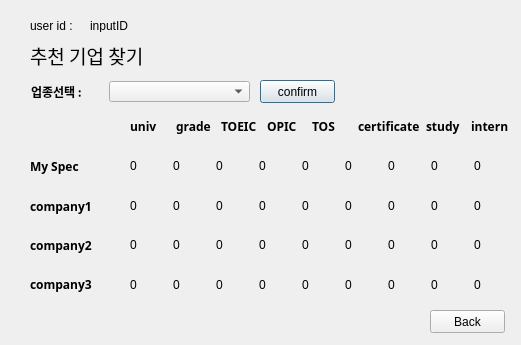
<?xml version="1.0" encoding="UTF-8"?>
<ui version="4.0">
 <class>Recommendation</class>
 <widget class="QDialog" name="Recommendation">
  <property name="geometry">
   <rect>
    <x>0</x>
    <y>0</y>
    <width>521</width>
    <height>345</height>
   </rect>
  </property>
  <property name="windowTitle">
   <string>Dialog</string>
  </property>
  <widget class="QLabel" name="label_inputID">
   <property name="geometry">
    <rect>
     <x>90</x>
     <y>20</y>
     <width>56</width>
     <height>12</height>
    </rect>
   </property>
   <property name="text">
    <string>inputID</string>
   </property>
  </widget>
  <widget class="QLabel" name="label_userid">
   <property name="geometry">
    <rect>
     <x>30</x>
     <y>20</y>
     <width>56</width>
     <height>12</height>
    </rect>
   </property>
   <property name="text">
    <string>user id :</string>
   </property>
  </widget>
  <widget class="QLabel" name="label">
   <property name="geometry">
    <rect>
     <x>30</x>
     <y>35</y>
     <width>201</width>
     <height>41</height>
    </rect>
   </property>
   <property name="font">
    <font>
     <family>휴먼둥근헤드라인</family>
     <pointsize>14</pointsize>
    </font>
   </property>
   <property name="text">
    <string>추천 기업 찾기</string>
   </property>
  </widget>
  <widget class="QLabel" name="label_2">
   <property name="geometry">
    <rect>
     <x>31</x>
     <y>81</y>
     <width>56</width>
     <height>21</height>
    </rect>
   </property>
   <property name="font">
    <font>
     <family>Aharoni</family>
     <weight>75</weight>
     <bold>true</bold>
    </font>
   </property>
   <property name="text">
    <string>업종선택 :</string>
   </property>
  </widget>
  <widget class="QComboBox" name="comboBox_jobselection">
   <property name="geometry">
    <rect>
     <x>109</x>
     <y>81</y>
     <width>141</width>
     <height>21</height>
    </rect>
   </property>
  </widget>
  <widget class="QPushButton" name="pushButton_confirm">
   <property name="geometry">
    <rect>
     <x>260</x>
     <y>80</y>
     <width>75</width>
     <height>23</height>
    </rect>
   </property>
   <property name="text">
    <string>confirm</string>
   </property>
  </widget>
  <widget class="QPushButton" name="pushButton_back">
   <property name="geometry">
    <rect>
     <x>430</x>
     <y>310</y>
     <width>75</width>
     <height>23</height>
    </rect>
   </property>
   <property name="text">
    <string>Back</string>
   </property>
  </widget>
  <widget class="QWidget" name="layoutWidget">
   <property name="geometry">
    <rect>
     <x>30</x>
     <y>150</y>
     <width>91</width>
     <height>151</height>
    </rect>
   </property>
   <layout class="QVBoxLayout" name="verticalLayout">
    <item>
     <widget class="QLabel" name="label_3">
      <property name="font">
       <font>
        <family>Aharoni</family>
        <weight>75</weight>
        <bold>true</bold>
       </font>
      </property>
      <property name="text">
       <string>My Spec</string>
      </property>
     </widget>
    </item>
    <item>
     <widget class="QLabel" name="label_company1">
      <property name="font">
       <font>
        <family>Aharoni</family>
        <weight>75</weight>
        <bold>true</bold>
       </font>
      </property>
      <property name="text">
       <string>company1</string>
      </property>
     </widget>
    </item>
    <item>
     <widget class="QLabel" name="label_company2">
      <property name="font">
       <font>
        <family>Aharoni</family>
        <weight>75</weight>
        <bold>true</bold>
       </font>
      </property>
      <property name="text">
       <string>company2</string>
      </property>
     </widget>
    </item>
    <item>
     <widget class="QLabel" name="label_company3">
      <property name="font">
       <font>
        <family>Aharoni</family>
        <weight>75</weight>
        <bold>true</bold>
       </font>
      </property>
      <property name="text">
       <string>company3</string>
      </property>
     </widget>
    </item>
   </layout>
  </widget>
  <widget class="QWidget" name="layoutWidget">
   <property name="geometry">
    <rect>
     <x>130</x>
     <y>110</y>
     <width>381</width>
     <height>191</height>
    </rect>
   </property>
   <layout class="QVBoxLayout" name="verticalLayout_2">
    <item>
     <layout class="QHBoxLayout" name="horizontalLayout_3">
      <item>
       <widget class="QLabel" name="label_7">
        <property name="font">
         <font>
          <family>맑은 고딕</family>
          <weight>75</weight>
          <bold>true</bold>
         </font>
        </property>
        <property name="text">
         <string>univ</string>
        </property>
       </widget>
      </item>
      <item>
       <widget class="QLabel" name="label_12">
        <property name="font">
         <font>
          <family>맑은 고딕</family>
          <weight>75</weight>
          <bold>true</bold>
         </font>
        </property>
        <property name="text">
         <string>grade</string>
        </property>
       </widget>
      </item>
      <item>
       <widget class="QLabel" name="label_8">
        <property name="font">
         <font>
          <family>맑은 고딕</family>
          <weight>75</weight>
          <bold>true</bold>
         </font>
        </property>
        <property name="text">
         <string>TOEIC</string>
        </property>
       </widget>
      </item>
      <item>
       <widget class="QLabel" name="label_11">
        <property name="font">
         <font>
          <family>맑은 고딕</family>
          <weight>75</weight>
          <bold>true</bold>
         </font>
        </property>
        <property name="text">
         <string>OPIC</string>
        </property>
       </widget>
      </item>
      <item>
       <widget class="QLabel" name="label_9">
        <property name="font">
         <font>
          <family>맑은 고딕</family>
          <weight>75</weight>
          <bold>true</bold>
         </font>
        </property>
        <property name="text">
         <string>TOS</string>
        </property>
       </widget>
      </item>
      <item>
       <widget class="QLabel" name="label_10">
        <property name="font">
         <font>
          <family>맑은 고딕</family>
          <weight>75</weight>
          <bold>true</bold>
         </font>
        </property>
        <property name="text">
         <string>certificate</string>
        </property>
       </widget>
      </item>
      <item>
       <widget class="QLabel" name="label_14">
        <property name="font">
         <font>
          <family>맑은 고딕</family>
          <weight>75</weight>
          <bold>true</bold>
         </font>
        </property>
        <property name="text">
         <string>study</string>
        </property>
       </widget>
      </item>
      <item>
       <widget class="QLabel" name="label_13">
        <property name="font">
         <font>
          <family>맑은 고딕</family>
          <weight>75</weight>
          <bold>true</bold>
         </font>
        </property>
        <property name="text">
         <string>intern</string>
        </property>
       </widget>
      </item>
     </layout>
    </item>
    <item>
     <layout class="QHBoxLayout" name="horizontalLayout_8">
      <item>
       <widget class="QLabel" name="label_myspec0">
        <property name="text">
         <string>0</string>
        </property>
       </widget>
      </item>
      <item>
       <widget class="QLabel" name="label_myspec1">
        <property name="text">
         <string>0</string>
        </property>
       </widget>
      </item>
      <item>
       <widget class="QLabel" name="label_myspec2">
        <property name="text">
         <string>0</string>
        </property>
       </widget>
      </item>
      <item>
       <widget class="QLabel" name="label_myspec3">
        <property name="text">
         <string>0</string>
        </property>
       </widget>
      </item>
      <item>
       <widget class="QLabel" name="label_myspec4">
        <property name="text">
         <string>0</string>
        </property>
       </widget>
      </item>
      <item>
       <widget class="QLabel" name="label_myspec5">
        <property name="text">
         <string>0</string>
        </property>
       </widget>
      </item>
      <item>
       <widget class="QLabel" name="label_myspec6">
        <property name="text">
         <string>0</string>
        </property>
       </widget>
      </item>
      <item>
       <widget class="QLabel" name="label_myspec7">
        <property name="text">
         <string>0</string>
        </property>
       </widget>
      </item>
      <item>
       <widget class="QLabel" name="label_myspec8">
        <property name="text">
         <string>0</string>
        </property>
       </widget>
      </item>
     </layout>
    </item>
    <item>
     <layout class="QHBoxLayout" name="horizontalLayout_4">
      <item>
       <widget class="QLabel" name="label_c1spec0">
        <property name="text">
         <string>0</string>
        </property>
       </widget>
      </item>
      <item>
       <widget class="QLabel" name="label_c1spec1">
        <property name="text">
         <string>0</string>
        </property>
       </widget>
      </item>
      <item>
       <widget class="QLabel" name="label_c1spec2">
        <property name="text">
         <string>0</string>
        </property>
       </widget>
      </item>
      <item>
       <widget class="QLabel" name="label_c1spec3">
        <property name="text">
         <string>0</string>
        </property>
       </widget>
      </item>
      <item>
       <widget class="QLabel" name="label_c1spec4">
        <property name="text">
         <string>0</string>
        </property>
       </widget>
      </item>
      <item>
       <widget class="QLabel" name="label_c1spec5">
        <property name="text">
         <string>0</string>
        </property>
       </widget>
      </item>
      <item>
       <widget class="QLabel" name="label_c1spec6">
        <property name="text">
         <string>0</string>
        </property>
       </widget>
      </item>
      <item>
       <widget class="QLabel" name="label_myspec6_3">
        <property name="text">
         <string>0</string>
        </property>
       </widget>
      </item>
      <item>
       <widget class="QLabel" name="label_c1spec7">
        <property name="text">
         <string>0</string>
        </property>
       </widget>
      </item>
     </layout>
    </item>
    <item>
     <layout class="QHBoxLayout" name="horizontalLayout_5">
      <item>
       <widget class="QLabel" name="label_c2spec0">
        <property name="text">
         <string>0</string>
        </property>
       </widget>
      </item>
      <item>
       <widget class="QLabel" name="label_c2spec1">
        <property name="text">
         <string>0</string>
        </property>
       </widget>
      </item>
      <item>
       <widget class="QLabel" name="label_c2spec2">
        <property name="text">
         <string>0</string>
        </property>
       </widget>
      </item>
      <item>
       <widget class="QLabel" name="label_c2spec3">
        <property name="text">
         <string>0</string>
        </property>
       </widget>
      </item>
      <item>
       <widget class="QLabel" name="label_c2spec4">
        <property name="text">
         <string>0</string>
        </property>
       </widget>
      </item>
      <item>
       <widget class="QLabel" name="label_c2spec5">
        <property name="text">
         <string>0</string>
        </property>
       </widget>
      </item>
      <item>
       <widget class="QLabel" name="label_c2spec6">
        <property name="text">
         <string>0</string>
        </property>
       </widget>
      </item>
      <item>
       <widget class="QLabel" name="label_myspec6_4">
        <property name="text">
         <string>0</string>
        </property>
       </widget>
      </item>
      <item>
       <widget class="QLabel" name="label_c2spec7">
        <property name="text">
         <string>0</string>
        </property>
       </widget>
      </item>
     </layout>
    </item>
    <item>
     <layout class="QHBoxLayout" name="horizontalLayout_7">
      <item>
       <widget class="QLabel" name="label_c3spec0">
        <property name="text">
         <string>0</string>
        </property>
       </widget>
      </item>
      <item>
       <widget class="QLabel" name="label_c3spec1">
        <property name="text">
         <string>0</string>
        </property>
       </widget>
      </item>
      <item>
       <widget class="QLabel" name="label_c3spec2">
        <property name="text">
         <string>0</string>
        </property>
       </widget>
      </item>
      <item>
       <widget class="QLabel" name="label_c3spec3">
        <property name="text">
         <string>0</string>
        </property>
       </widget>
      </item>
      <item>
       <widget class="QLabel" name="label_c3spec4">
        <property name="text">
         <string>0</string>
        </property>
       </widget>
      </item>
      <item>
       <widget class="QLabel" name="label_c3spec5">
        <property name="text">
         <string>0</string>
        </property>
       </widget>
      </item>
      <item>
       <widget class="QLabel" name="label_c3spec6">
        <property name="text">
         <string>0</string>
        </property>
       </widget>
      </item>
      <item>
       <widget class="QLabel" name="label_myspec6_5">
        <property name="text">
         <string>0</string>
        </property>
       </widget>
      </item>
      <item>
       <widget class="QLabel" name="label_c3spec7">
        <property name="text">
         <string>0</string>
        </property>
       </widget>
      </item>
     </layout>
    </item>
   </layout>
  </widget>
 </widget>
 <resources/>
 <connections/>
</ui>
